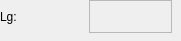
         <widget class="QFrame" name="ScreenLg">
          <property name="geometry">
           <rect>
            <x>0</x>
            <y>310</y>
            <width>181</width>
            <height>41</height>
           </rect>
          </property>
          <property name="frameShape">
           <enum>QFrame::NoFrame</enum>
          </property>
          <property name="frameShadow">
           <enum>QFrame::Raised</enum>
          </property>
          <widget class="QWidget" name="gridLayoutWidget_21">
           <property name="geometry">
            <rect>
             <x>0</x>
             <y>0</y>
             <width>174</width>
             <height>33</height>
            </rect>
           </property>
           <layout class="QGridLayout" name="Layout_Lg">
            <item row="0" column="0">
             <widget class="QLabel" name="label_77">
              <property name="minimumSize">
               <size>
                <width>83</width>
                <height>31</height>
               </size>
              </property>
              <property name="maximumSize">
               <size>
                <width>83</width>
                <height>16777215</height>
               </size>
              </property>
              <property name="text">
               <string>Lg:</string>
              </property>
             </widget>
            </item>
            <item row="0" column="1">
             <widget class="QLabel" name="label_Lg_value">
              <property name="minimumSize">
               <size>
                <width>83</width>
                <height>0</height>
               </size>
              </property>
              <property name="maximumSize">
               <size>
                <width>83</width>
                <height>83</height>
               </size>
              </property>
              <property name="frameShape">
               <enum>QFrame::StyledPanel</enum>
              </property>
              <property name="text">
               <string/>
              </property>
             </widget>
            </item>
           </layout>
          </widget>
         </widget>
